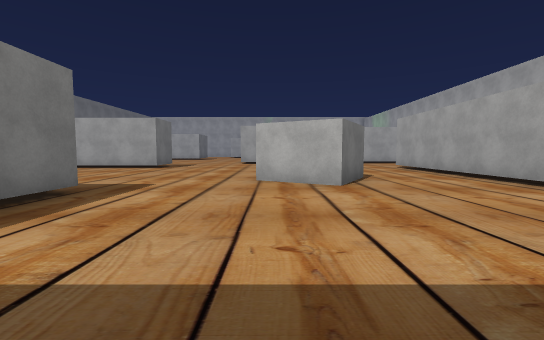
[1] (above)

23 first-person views from a walk through a Unity game level. The camera is 1.3 m above the floor, tilts 4° down and sees 90° across. The floor is counted in squares, 2 m on a side. Each view is taken from the middle of a square. On the plan, view 1 faces up. The plan holds only what a view shows up to about 9 squares ahead; the rest is blank. The place goes on beyond the plan. The player is left out. Some surface patterns are stand-ins.

[2]
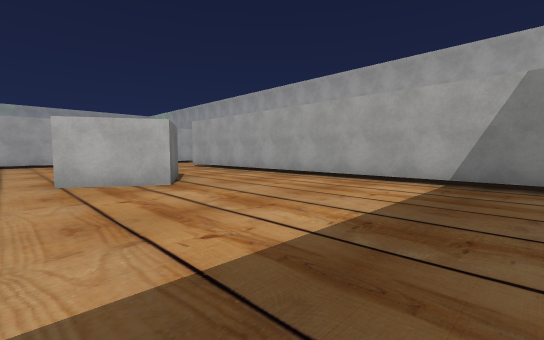

[3]
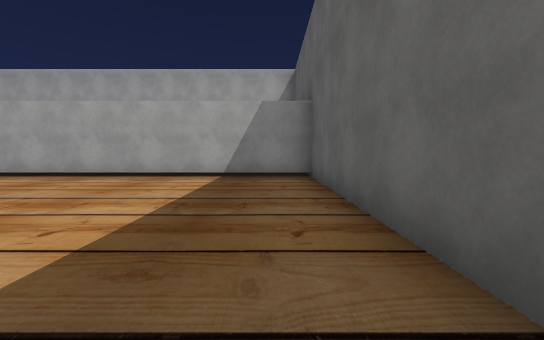

[4]
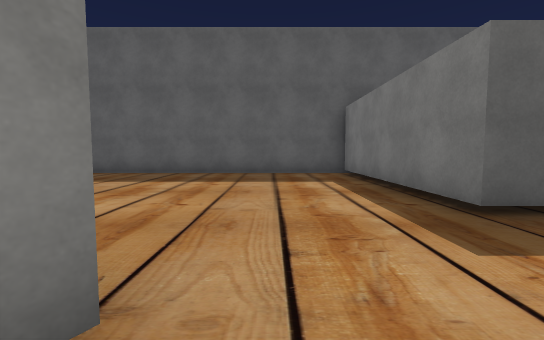

[5]
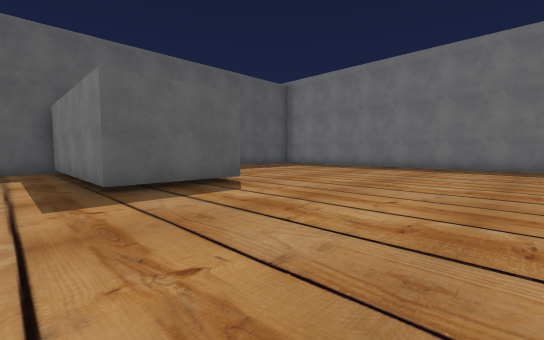

[6]
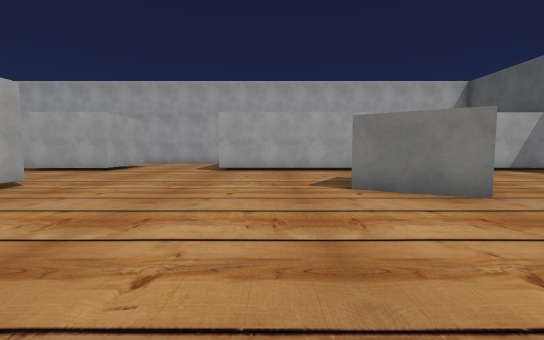

[7]
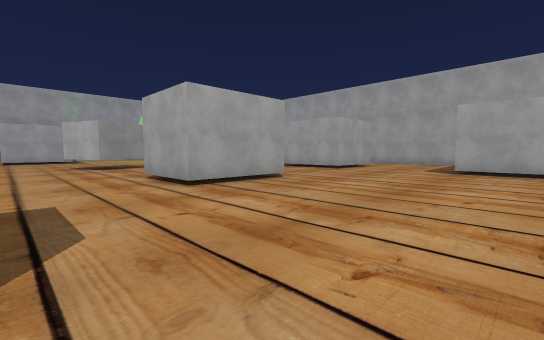

[8]
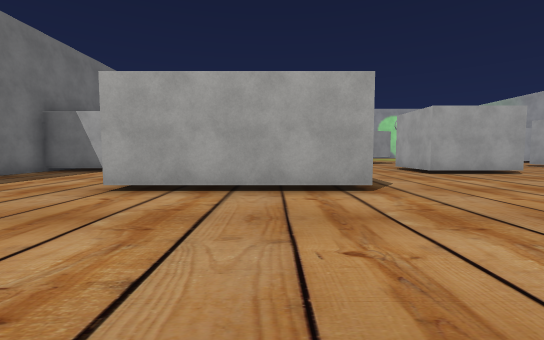

[9]
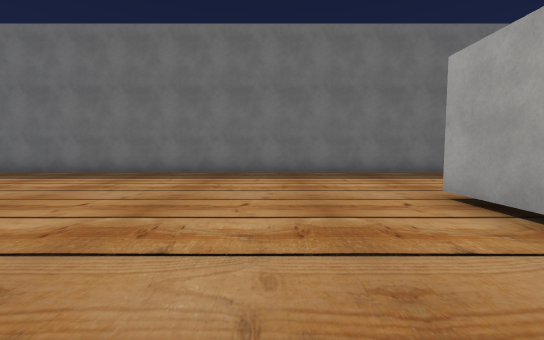

[10]
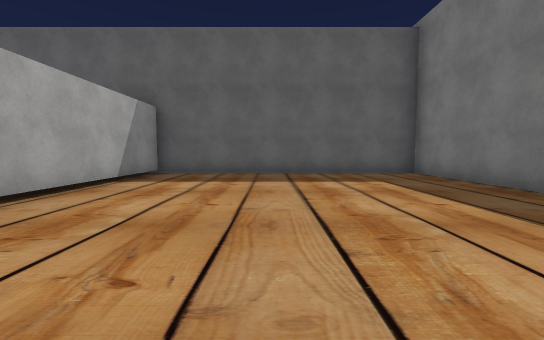

[11]
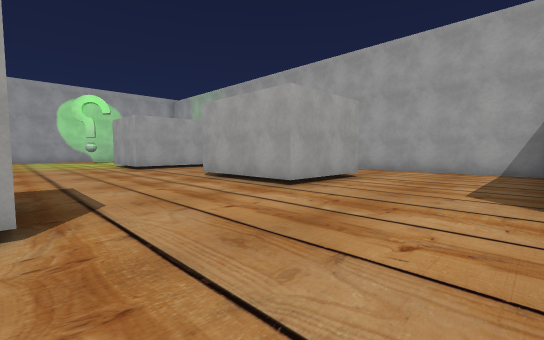

[12]
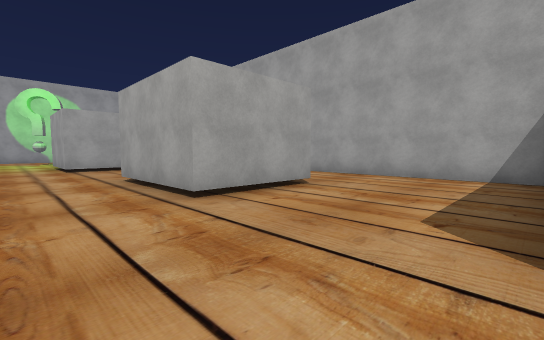

[13]
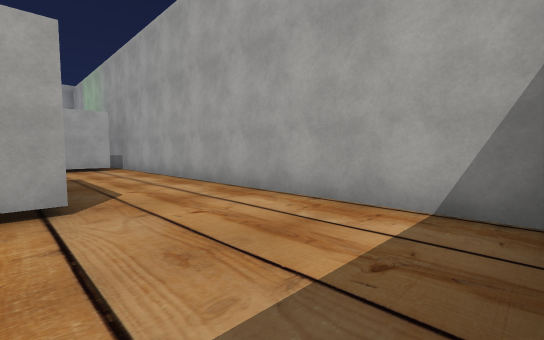

[14]
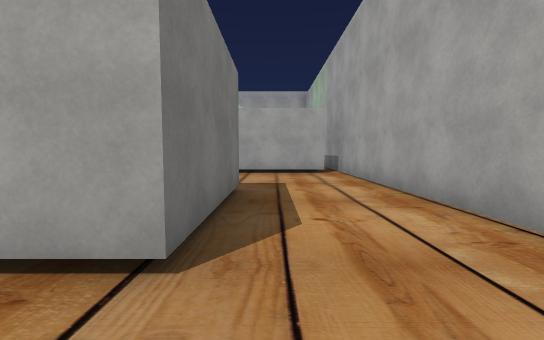

[15]
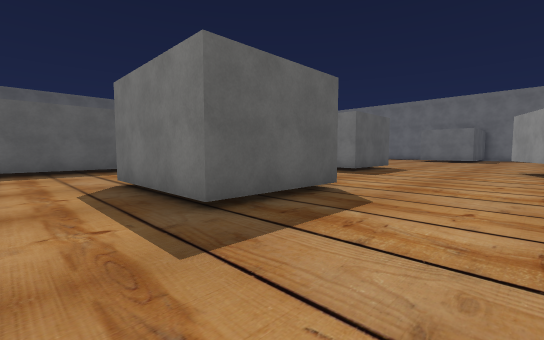

[16]
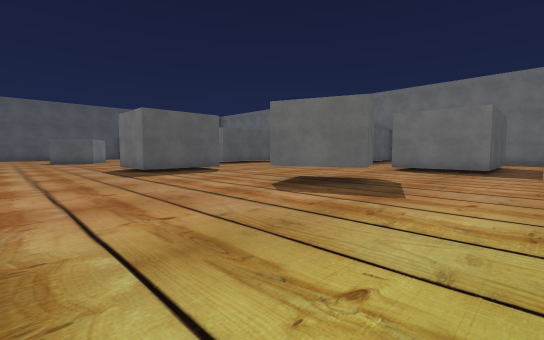

[17]
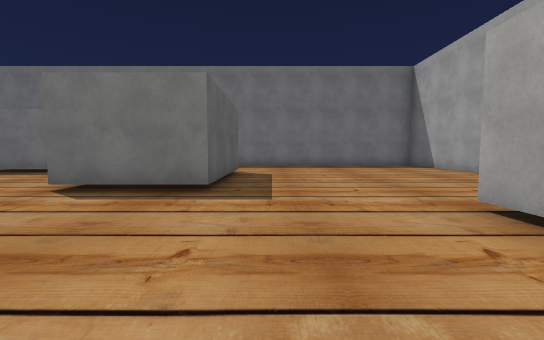

[18]
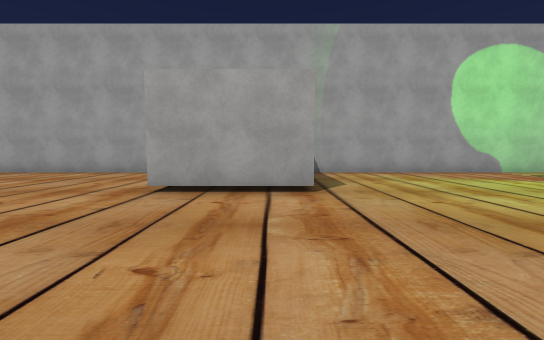

[19]
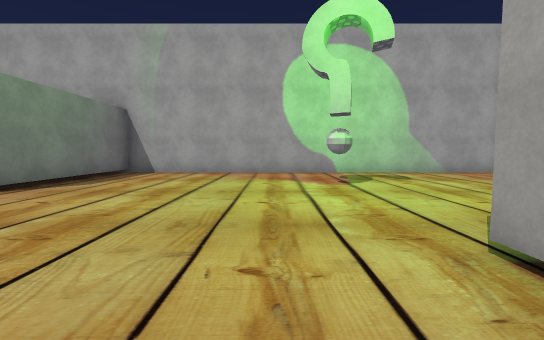

[20]
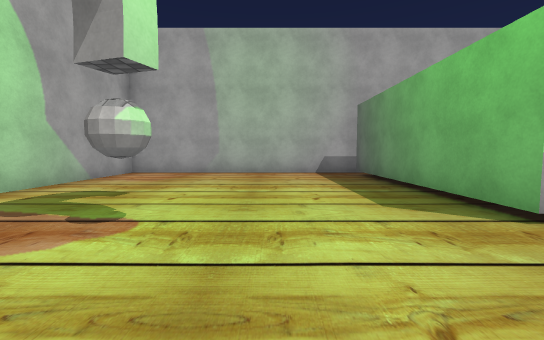

[21]
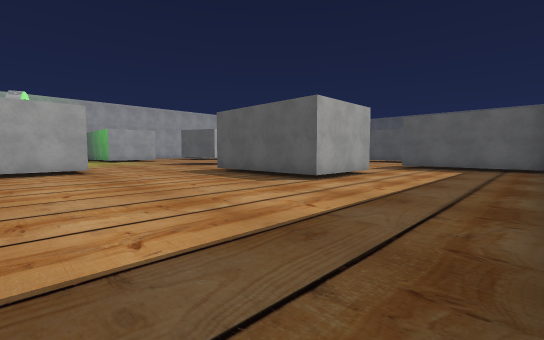

[22]
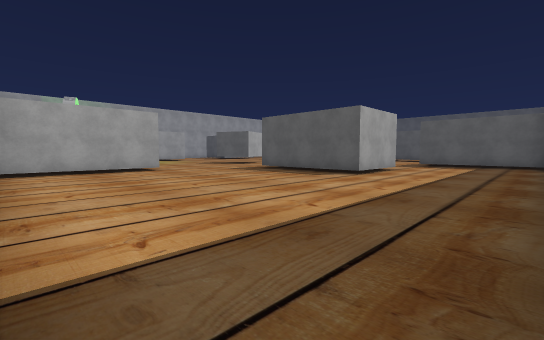

[23]
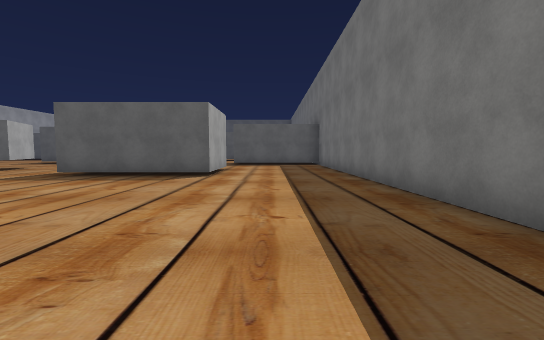

### Floor plan
Ten units are one square. View 1 is at (0, 0); x grows to the right and y downward. Boxes are objects, and circles mark ways between rooms. Rooms are numbered by the first view taken in them; rooms with no view inside come last. Other rooms are left out.
<svg viewBox="-137 -307 244 322">
<path fill="none" stroke="#000" d="M18 -58 13 -50 -4 -60M-31 -43 -31 10 49 10 49 -45M-44 -103 -88 -103M-4 -60 6 -77M-57 -43 -31 -43M22 -67 18 -58M11 -136 -16 -136M49 -45 49 -107M64 -107 90 -107M-114 -146 -132 -146 -132 10 -57 10 -57 -37M49 -175 75 -175 75 -144 49 -144M102 -109 102 -205M96 -210 44 -210M-25 -210 -6 -218 1 -200 -18 -193M-94 -202 -94 -230 -54 -230 -54 -202M-6 -158 11 -158 11 -141M44 -210 44 -237 96 -237M-58 -302 -102 -302M-92 -172 -92 -157M-16 -136 -16 -159M-132 -279 -132 -210M-131 -173 -109 -173M49 -144 49 -175M102 -205 102 -302 -13 -302 -13 -263 -40 -263 -40 -301"/>
<circle cx="-15" cy="-45" r="3" fill="#2a7"/>
<circle cx="35" cy="-45" r="3" fill="#2a7"/>
<circle cx="-30" cy="-133" r="3" fill="#2a7"/>
<circle cx="100" cy="-210" r="3" fill="#2a7"/>
<circle cx="35" cy="-170" r="3" fill="#2a7"/>
<text x="10" y="-20">1</text>
<text x="-30" y="-90">2</text>
<text x="-30" y="-230">3</text>
</svg>
Room 1 opens to room 2. Room 2 opens to room 3.

Where each view was taken, in squares from view 1:
view 1: 0 up, 0 right, facing up
view 2: 0 up, 1 left, facing up-right
view 3: 0 up, 2 left, facing right
view 4: 7 up, 1 left, facing down
view 5: 9 up, 2 left, facing down-left
view 6: 9 up, 4 left, facing right
view 7: 9 up, 4 left, facing up-right
view 8: 6 up, 6 left, facing up
view 9: 8 up, 5 left, facing left
view 10: 7 up, 9 left, facing down
view 11: 11 up, 1 right, facing up-right
view 12: 11 up, 3 right, facing up-right
view 13: 11 up, 7 right, facing up-right
view 14: 13 up, 8 right, facing up
view 15: 20 up, 9 right, facing down-left
view 16: 24 up, 4 right, facing down-left
view 17: 24 up, 1 left, facing left
view 18: 22 up, 2 left, facing up
view 19: 22 up, 3 right, facing up
view 20: 26 up, 2 right, facing right
view 21: 28 up, 13 left, facing down-right
view 22: 30 up, 13 left, facing down-right
view 23: 30 up, 11 left, facing down
